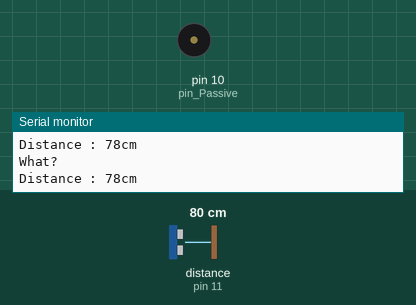
A sketch run on a simulated Arduino Uno, built with avr-gcc and run on an emulated ATmega328P. Shown: buzzer (waves = sounding), the last lines printed to the serial monitor. Wiring (inferred from the names in the program): ultrasonic range finder: trigger pin 12; echo pin 11. Inputs (shaded band) come from the test bench; at power-on: distance to the obstacle (sensor on pin 11) 80 cm. The echo pulse lasts 58.3 µs per cm.

Above: at 1.2 s.
1.3 s: distance to the obstacle (sensor on pin 11) set to 43 cm
4.3 s: distance to the obstacle (sensor on pin 11) set to 38 cm
At 5.2 s:
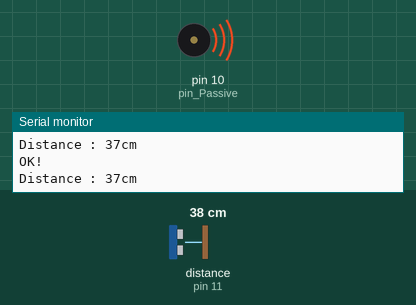
5.8 s: distance to the obstacle (sensor on pin 11) set to 60 cm
At 6.8 s:
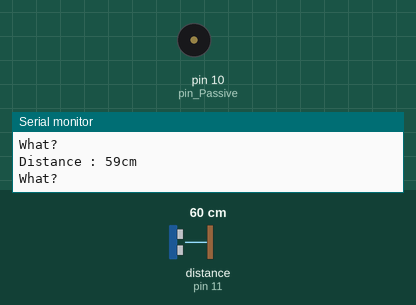
8.8 s: distance to the obstacle (sensor on pin 11) set to 18 cm
At 10.0 s:
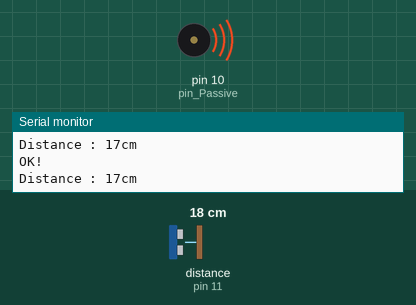
Timing chart, 0 to 11.8 s (numbered marks = the images above; inputs shaded):
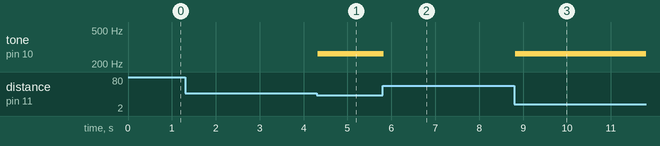

Measured:
- the behaviour switches between 41 and 40 cm on distance to the obstacle (sensor on pin 11) (found by bisection; images 0 and 1)
- after the input at 4.3 s, tone on pin 10 (pin_Passive): silent → 262 Hz at once
- after the input at 5.8 s, tone on pin 10 (pin_Passive): 262 Hz → silent at once
- after the input at 8.8 s, tone on pin 10 (pin_Passive): silent → 262 Hz at once

The sketch:

sketch_oct06e.ino
```cpp
#define pin_Echo 11
#define pin_Trig 12

long duration;
int distance;

int pin_Passive = 10;

void setup()
{
    pinMode(pin_Trig, OUTPUT);
    pinMode(pin_Echo, INPUT);
    pinMode(pin_Passive, OUTPUT);
    Serial.begin(9600);
    Serial.println("Ultrasonic Sensor Test!");
}

void loop()
{
    digitalWrite(pin_Trig, LOW);
    delayMicroseconds(2);
    digitalWrite(pin_Trig, HIGH);
    delayMicroseconds(10);
    digitalWrite(pin_Trig, LOW);
    duration = pulseIn(pin_Echo, HIGH);
    distance = duration * 340 * 100 / 1000000 / 2;
    Serial.print("Distance : ");
    Serial.print(distance);
    Serial.println("cm");

    if ( distance < 40 )
    {
        tone(pin_Passive, 262);
        Serial.println("OK!");
    }

    else
    {
        noTone(pin_Passive);
        Serial.println("What?");
    }
}
```
